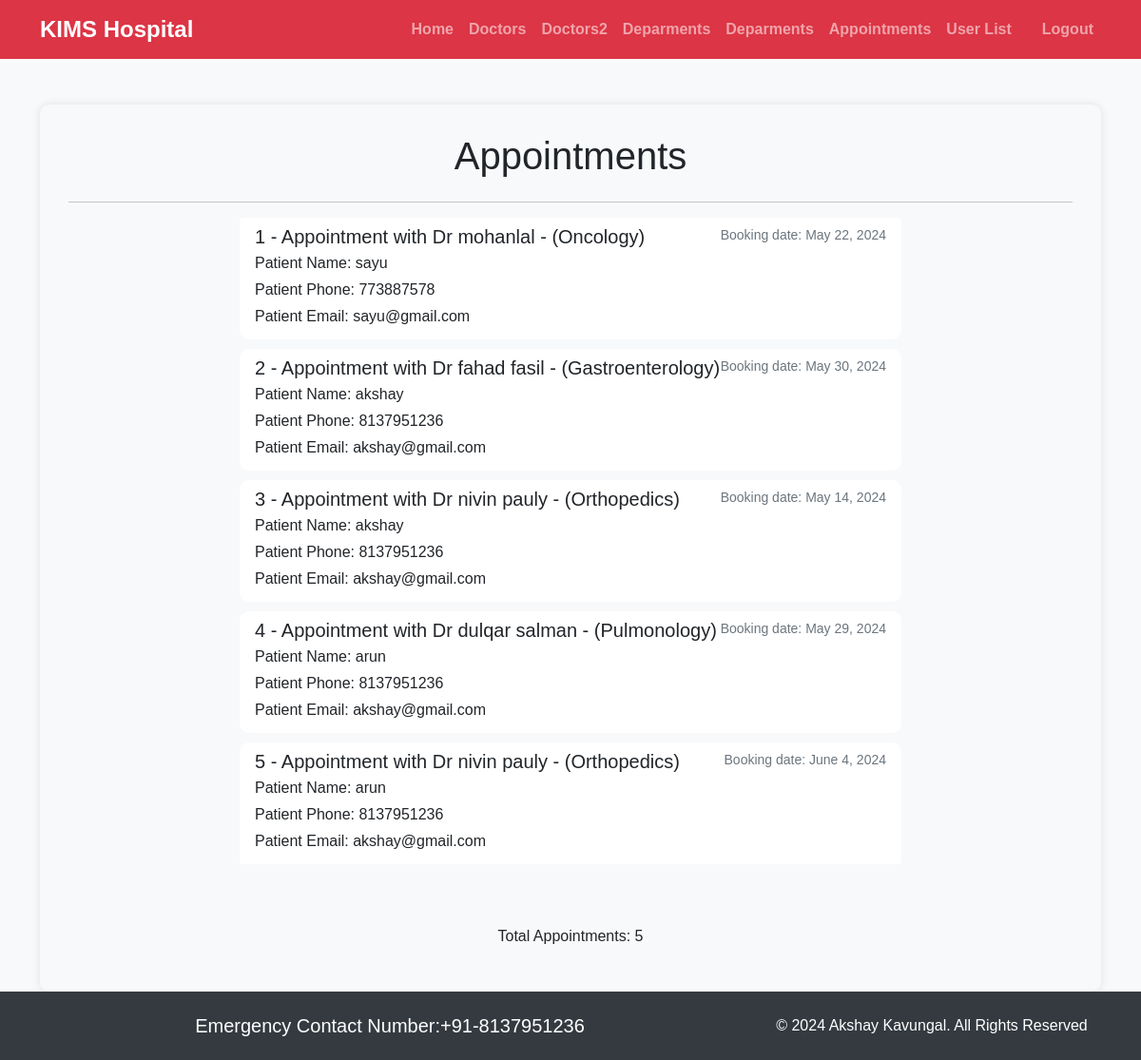
The app's page /booking_list/, older data.
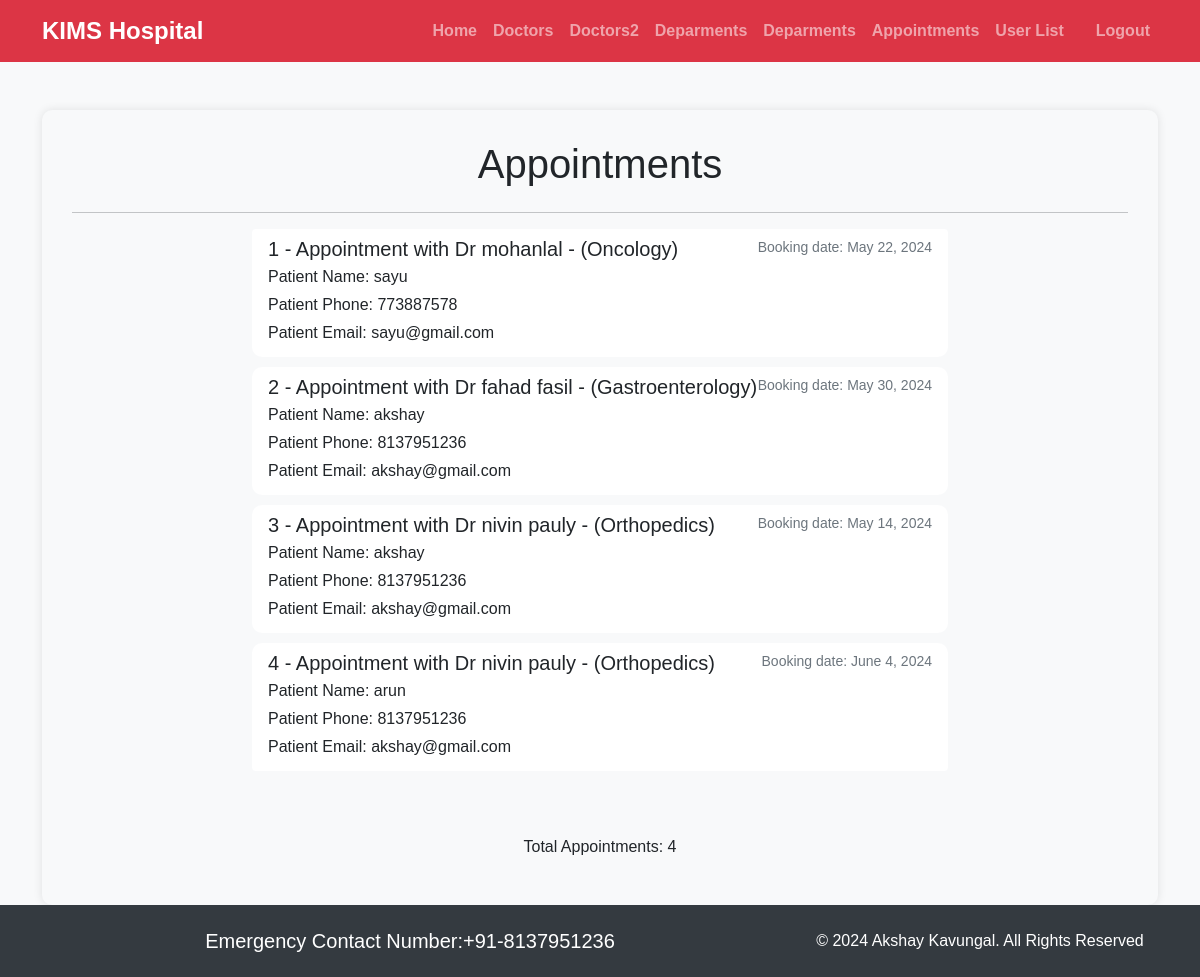
The same page, newer data.
### customer/models.py (models this page shows, shortened)
class Booking(models.Model):
    user=models.ForeignKey(User, on_delete=models.CASCADE)
    p_name =models.CharField(max_length=100)
    p_phone =models.CharField(max_length=100)
    p_email =models.EmailField()
    doc_name =models.ForeignKey(Doctors, on_delete=models.CASCADE)
    booking_date = models.DateField()
    booked_on =models.DateField(auto_now=True)

class Doctors(models.Model):
    doc_name =models.CharField(max_length=100)
    doc_spec =models.CharField(max_length=100)
    dep_name =models.ForeignKey(Departments, on_delete=models.CASCADE)
    dep_image = models.ImageField(upload_to='doctors')
    def __str__(self):
        return 'Dr ' + self.doc_name + ' - (' + self.doc_spec + ')'

### admin1/views.py (the view)
# urls.py: path('booking_list/', views.booking_list, name='booking_list'),
def booking_list(request):
    booking=Booking.objects.all()
    return render(request,'admintemplate/booking_list.html',{'booking':booking})

### templates/admintemplate/booking_list.html (shortened to what this page needs)
{% extends 'admintemplate/base.html' %}
{% block content %}
<div class="container profile-container">
    <h1 class="text-center mb-4">Appointments</h1>
    <hr>
    <div class="row justify-content-center">
        <div class="col-md-8">
            <div class="list-group">
                {% for list in booking %}
                <div class="list-group-item list-group-item-action">
                    <div class="d-flex w-100 justify-content-between">
                        <h5 class="mb-1">{{ forloop.counter }} - Appointment with {{ list.doc_name }}</h5>
                        <small>Booking date: {{ list.booking_date }}</small>
                    </div>
                    <p class="mb-1">Patient Name: {{ list.p_name }}</p>
                    <p class="mb-1">Patient Phone: {{ list.p_phone }}</p>
                    <p class="mb-1">Patient Email: {{ list.p_email }}</p>
                </div>
                {% empty %}
                <div class="list-group-item">
                    No appointments yet.
                </div>
                {% endfor %}
            </div>
        </div>
    </div>
    <div class="text-center mt-4">
        <p>Total Appointments: {{ booking|length }}</p>
    </div>
</div>
{% endblock %}

Row changes from the older to the newer data that the page shows:
removed Booking: doc_name "Dr dulqar salman - (Pulmonology)", booking_date "May 29, 2024", p_name "arun", p_phone "8137951236", p_email "akshay@gmail.com"
Text that changed along with them:
{{ booking|length }}: "5" → "4"
